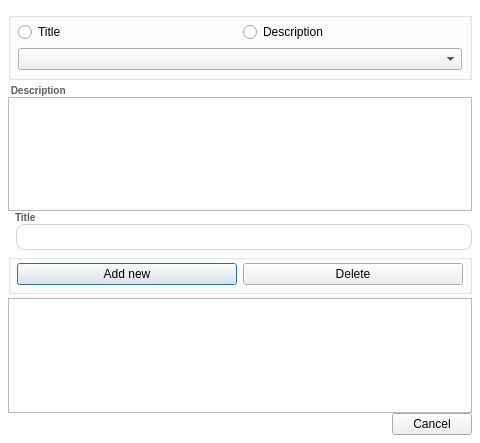
<?xml version="1.0" encoding="UTF-8"?>
<ui version="4.0">
 <class>Dialog_RETemplateSettings</class>
 <widget class="QDialog" name="Dialog_RETemplateSettings">
  <property name="geometry">
   <rect>
    <x>0</x>
    <y>0</y>
    <width>480</width>
    <height>443</height>
   </rect>
  </property>
  <property name="windowTitle">
   <string>Dialog</string>
  </property>
  <property name="styleSheet">
   <string notr="true">QDialog {
	font-family: &quot;Courier New&quot;;
	background-color: #ffffff;
}
QLabel{
	font-size: 10px;
	font-weight: 600;
	color: rgb(90, 93, 97);
	max-height: 14px;
}
QLineEdit {
padding: 4px 0;
border: 1px solid #CED4DA;
border-radius: 8px;
margin-left: 8px;
padding-left: 4px;
}
QRadioButton{
font-family: &quot;Courier New&quot;;
}
QGroupBox {
margin: 4px 0;
background-color: rgba(248, 249, 250, .8);
}</string>
  </property>
  <layout class="QVBoxLayout" name="verticalLayout_7">
   <property name="spacing">
    <number>0</number>
   </property>
   <property name="leftMargin">
    <number>8</number>
   </property>
   <property name="topMargin">
    <number>8</number>
   </property>
   <property name="rightMargin">
    <number>8</number>
   </property>
   <property name="bottomMargin">
    <number>8</number>
   </property>
   <item>
    <widget class="QWidget" name="dialog_container" native="true">
     <layout class="QVBoxLayout" name="verticalLayout_6">
      <property name="spacing">
       <number>0</number>
      </property>
      <property name="leftMargin">
       <number>0</number>
      </property>
      <property name="topMargin">
       <number>0</number>
      </property>
      <property name="rightMargin">
       <number>0</number>
      </property>
      <property name="bottomMargin">
       <number>0</number>
      </property>
      <item>
       <layout class="QVBoxLayout" name="verticalLayout_5">
        <property name="spacing">
         <number>0</number>
        </property>
        <item>
         <widget class="QGroupBox" name="options_container">
          <property name="title">
           <string/>
          </property>
          <layout class="QGridLayout" name="gridLayout_2">
           <item row="0" column="0">
            <layout class="QGridLayout" name="gridLayout">
             <item row="0" column="0">
              <widget class="QRadioButton" name="title_radio">
               <property name="text">
                <string>Title</string>
               </property>
              </widget>
             </item>
             <item row="0" column="1">
              <widget class="QRadioButton" name="description_radio">
               <property name="text">
                <string>Description</string>
               </property>
              </widget>
             </item>
             <item row="2" column="0" colspan="2">
              <widget class="QComboBox" name="options_combobox"/>
             </item>
            </layout>
           </item>
          </layout>
         </widget>
        </item>
        <item>
         <widget class="QWidget" name="description_container" native="true">
          <layout class="QVBoxLayout" name="verticalLayout_3">
           <property name="spacing">
            <number>0</number>
           </property>
           <property name="leftMargin">
            <number>0</number>
           </property>
           <property name="topMargin">
            <number>0</number>
           </property>
           <property name="rightMargin">
            <number>0</number>
           </property>
           <property name="bottomMargin">
            <number>0</number>
           </property>
           <item>
            <layout class="QVBoxLayout" name="verticalLayout_4">
             <property name="spacing">
              <number>0</number>
             </property>
             <item>
              <widget class="QLabel" name="description_label">
               <property name="text">
                <string> Description</string>
               </property>
              </widget>
             </item>
             <item>
              <widget class="QPlainTextEdit" name="description_input"/>
             </item>
            </layout>
           </item>
          </layout>
         </widget>
        </item>
        <item>
         <widget class="QWidget" name="title_container" native="true">
          <layout class="QVBoxLayout" name="verticalLayout_2">
           <property name="spacing">
            <number>0</number>
           </property>
           <property name="leftMargin">
            <number>0</number>
           </property>
           <property name="topMargin">
            <number>0</number>
           </property>
           <property name="rightMargin">
            <number>0</number>
           </property>
           <property name="bottomMargin">
            <number>0</number>
           </property>
           <item>
            <layout class="QVBoxLayout" name="verticalLayout">
             <property name="spacing">
              <number>0</number>
             </property>
             <item>
              <widget class="QLabel" name="title_label">
               <property name="styleSheet">
                <string notr="true">margin: 0; padding-left: 4px;</string>
               </property>
               <property name="text">
                <string>Title</string>
               </property>
              </widget>
             </item>
             <item>
              <widget class="QLineEdit" name="title_input"/>
             </item>
            </layout>
           </item>
          </layout>
         </widget>
        </item>
        <item>
         <widget class="QGroupBox" name="button_container">
          <property name="title">
           <string/>
          </property>
          <layout class="QHBoxLayout" name="horizontalLayout_4">
           <property name="leftMargin">
            <number>8</number>
           </property>
           <property name="topMargin">
            <number>8</number>
           </property>
           <property name="rightMargin">
            <number>8</number>
           </property>
           <property name="bottomMargin">
            <number>8</number>
           </property>
           <item>
            <layout class="QHBoxLayout" name="horizontalLayout_3">
             <item>
              <widget class="QPushButton" name="create_btn">
               <property name="text">
                <string>Add new</string>
               </property>
              </widget>
             </item>
             <item>
              <widget class="QPushButton" name="delete_btn">
               <property name="enabled">
                <bool>true</bool>
               </property>
               <property name="text">
                <string>Delete</string>
               </property>
              </widget>
             </item>
            </layout>
           </item>
          </layout>
         </widget>
        </item>
        <item>
         <spacer name="verticalSpacer">
          <property name="orientation">
           <enum>Qt::Orientation::Vertical</enum>
          </property>
          <property name="sizeHint" stdset="0">
           <size>
            <width>20</width>
            <height>40</height>
           </size>
          </property>
         </spacer>
        </item>
        <item>
         <widget class="QTableView" name="tableView"/>
        </item>
       </layout>
      </item>
     </layout>
    </widget>
   </item>
   <item>
    <widget class="QDialogButtonBox" name="buttonBox">
     <property name="orientation">
      <enum>Qt::Orientation::Horizontal</enum>
     </property>
     <property name="standardButtons">
      <set>QDialogButtonBox::StandardButton::Cancel</set>
     </property>
     <property name="centerButtons">
      <bool>false</bool>
     </property>
    </widget>
   </item>
  </layout>
 </widget>
 <resources/>
 <connections>
  <connection>
   <sender>buttonBox</sender>
   <signal>accepted()</signal>
   <receiver>Dialog_RETemplateSettings</receiver>
   <slot>accept()</slot>
   <hints>
    <hint type="sourcelabel">
     <x>248</x>
     <y>254</y>
    </hint>
    <hint type="destinationlabel">
     <x>157</x>
     <y>274</y>
    </hint>
   </hints>
  </connection>
  <connection>
   <sender>buttonBox</sender>
   <signal>rejected()</signal>
   <receiver>Dialog_RETemplateSettings</receiver>
   <slot>reject()</slot>
   <hints>
    <hint type="sourcelabel">
     <x>316</x>
     <y>260</y>
    </hint>
    <hint type="destinationlabel">
     <x>286</x>
     <y>274</y>
    </hint>
   </hints>
  </connection>
 </connections>
</ui>
